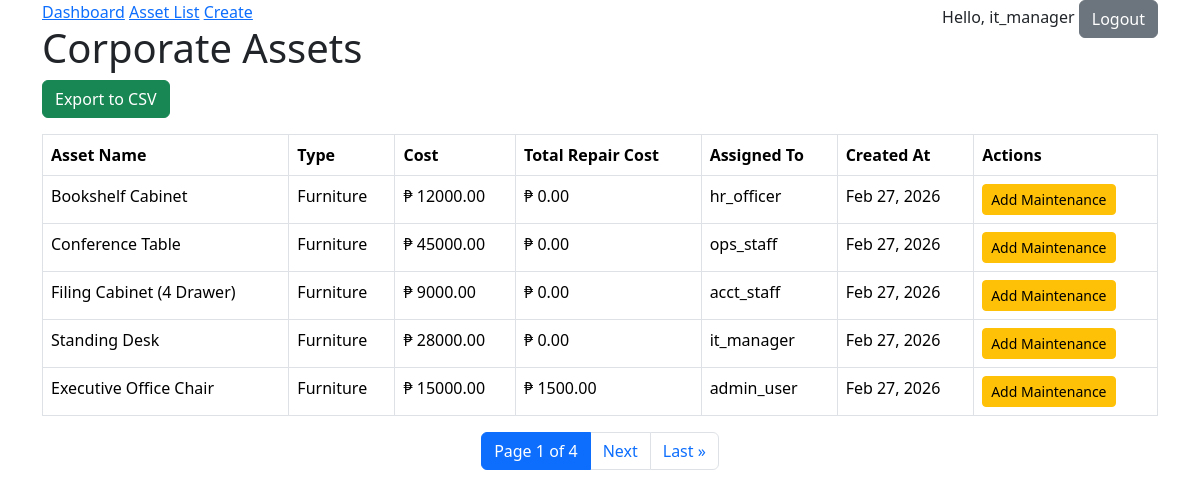
The app's page /list/ (signed in) with its own data.
### assets/models.py (models this page shows, shortened)
class User(AbstractUser):
    department = models.ForeignKey(
        Department,
        on_delete=models.SET_NULL,
        null=True,
        blank=True,
        related_name='users'
    )

class TimeStampedModel(models.Model):
    created_at = models.DateTimeField(auto_now_add=True)
    updated_at = models.DateTimeField(auto_now=True)
    class Meta:
        abstract = True

class Asset(TimeStampedModel):
    ASSET_TYPES = (
        ('LAPTOP', 'Laptop'),
        ('MONITOR', 'Monitor'),
        ('PHONE', 'Phone'),
        ('FURNITURE', 'Furniture'),
    )
    name = models.CharField(max_length=100)
    asset_type = models.CharField(max_length=20, choices=ASSET_TYPES)
    cost = models.DecimalField(max_digits=10, decimal_places=2)
    repair_cost = models.DecimalField(max_digits=12, decimal_places=2, null=True, blank=True)
    assigned_to = models.ForeignKey(User, on_delete=models.SET_NULL, null=True, blank=True, related_name='assets')

### assets/views.py (the view)
# urls.py: path('list/', AssetListView.as_view(), name='asset-list'),
class AssetListView(LoginRequiredMixin, ListView):
    model = Asset
    template_name = "assets/asset_list.html"
    context_object_name = "assets"
    paginate_by = 5   # ✅ Required by activity
    def get_queryset(self):
        return (
            Asset.objects
            .select_related('assigned_to')
            .annotate(
                repair_total=Coalesce(
                    Sum('maintenance_logs__cost'),
                    Value(0),
                    output_field=DecimalField()
                )
            )
            .order_by('-created_at')
        )

### assets/templates/assets/asset_list.html (shortened to what this page needs)
{% extends "assets/base.html" %}
{% block content %}
<h1>Corporate Assets</h1>
<a href="{% url 'export-assets-csv' %}"
   class="btn btn-success mb-3">
   Export to CSV
</a>
<table class="table table-bordered">
    <thead>
        <tr>
            <th>Asset Name</th>
            <th>Type</th>
            <th>Cost</th>
            <th>Total Repair Cost</th>
            <th>Assigned To</th>
            <th>Created At</th>
            <th>Actions</th>
        </tr>
    </thead>
    <tbody>
        {% for asset in page_obj %}
        <tr>
            <td>{{ asset.name }}</td>
            <td>{{ asset.get_asset_type_display }}</td>
            <td>₱ {{ asset.cost|floatformat:2 }}</td>
            <td>₱ {{ asset.repair_total|floatformat:2 }}</td>
            <td>
                {% if asset.assigned_to %}
                    {{ asset.assigned_to.username }}
                {% else %}
                    <span class="text-danger">Unassigned</span>
                {% endif %}
            </td>
            <td>{{ asset.created_at|date:"M d, Y" }}</td>
            <td>
                <a href="{% url 'maintenance-add' asset.id %}"
                   class="btn btn-warning btn-sm">
                   Add Maintenance
                </a>
            </td>
        </tr>
        {% empty %}
        <tr>
            <td colspan="7" class="text-center">
                No assets found.
            </td>
        </tr>
        {% endfor %}
    </tbody>
</table>
<nav>
  <ul class="pagination justify-content-center">
    <li class="page-item active">
      <span class="page-link">
        Page {{ page_obj.number }} of {{ page_obj.paginator.num_pages }}
      </span>
    </li>
    {% if page_obj.has_next %}
      <li class="page-item">
        <a class="page-link" href="?page={{ page_obj.next_page_number }}">
          Next
        </a>
      </li>
      <li class="page-item">
        <a class="page-link" href="?page={{ page_obj.paginator.num_pages }}">
          Last &raquo;
        </a>
      </li>
    {% endif %}
  </ul>
</nav>
{% endblock %}

### assets/templates/assets/base.html (shortened to what this page needs)
<!DOCTYPE html>
<html>
<head>
    <link href="https://cdn.jsdelivr.net/npm/bootstrap@5.3.8/dist/css/bootstrap.min.css" rel="stylesheet">
</head>
<body class="container">
    <nav>
        <a href="{% url 'dashboard' %}">Dashboard</a>
        <a href="{% url 'asset-list' %}">Asset List</a>
        <a href="{% url 'asset-create' %}">Create</a>
        <div style="float:right">
            {% if user.is_authenticated %}
                <span>Hello, {{ user.username }}</span>
                <form action="{% url "logout" %}" method="post" style="display:inline">
                    <button type="submit" class="btn btn-secondary">Logout</button>
                </form>
            {% else %}
                <a href="{% url 'login' %}">Login</a>
                <a href="{% url 'register' %}">Register</a>
            {% endif %}
        </div>
    </nav>
    {% block content %}{% endblock %}
</body>
</html>

### records on screen
User: username "it_manager"
Asset: name "Bookshelf Cabinet", asset_type "Furniture", cost "12000.00", repair_total "0.00", assigned_to.username "hr_officer", created_at "Feb 27, 2026"
Asset: name "Conference Table", asset_type "Furniture", cost "45000.00", repair_total "0.00", assigned_to.username "ops_staff", created_at "Feb 27, 2026"
Asset: name "Filing Cabinet (4 Drawer)", asset_type "Furniture", cost "9000.00", repair_total "0.00", assigned_to.username "acct_staff", created_at "Feb 27, 2026"
Asset: name "Standing Desk", asset_type "Furniture", cost "28000.00", repair_total "0.00", assigned_to.username "it_manager", created_at "Feb 27, 2026"
Asset: name "Executive Office Chair", asset_type "Furniture", cost "15000.00", repair_total "1500.00", assigned_to.username "admin_user", created_at "Feb 27, 2026"

### other values on screen
{{ page_obj.number }} "1"
{{ page_obj.paginator.num_pages }} "4"
